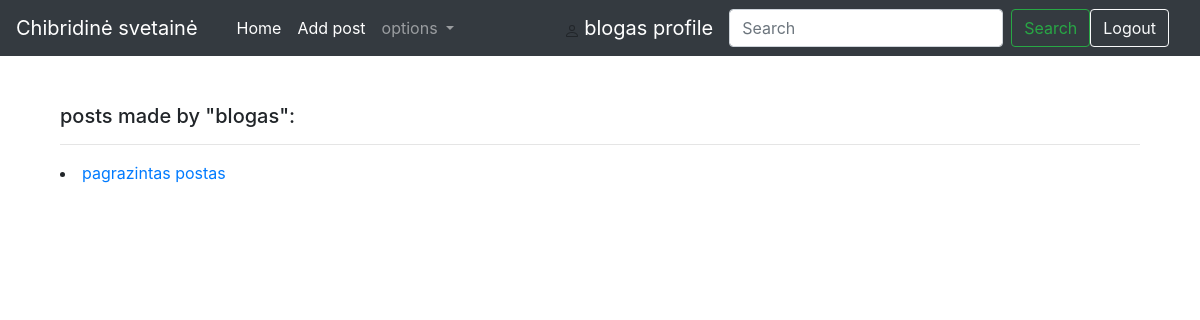
/authors/3 (signed in), run on an earlier commit of the app's database.
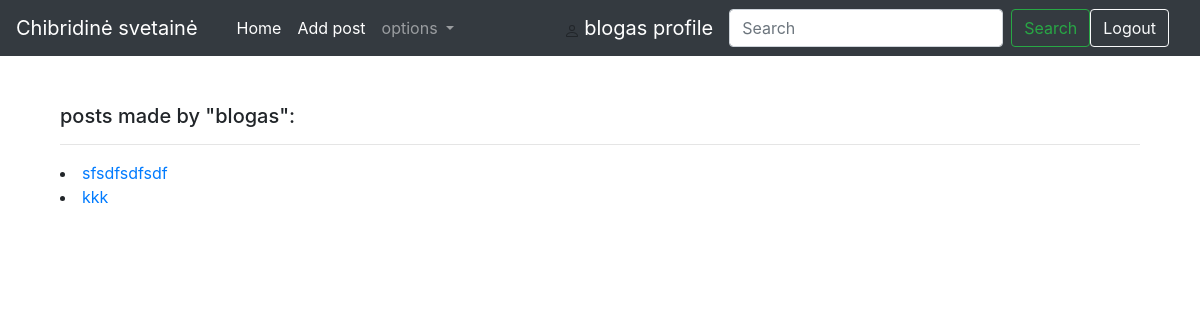
And on a later commit of the database.
### CCiongo/models.py (models this page shows, shortened)
class Puslapis(models.Model):
    title = models.CharField(max_length=200)
    author = models.ForeignKey(User, on_delete=models.SET_NULL, null=True, related_name='posts')
    tag = models.ManyToManyField(Tagg, related_name='posts')
    content = HTMLField(max_length=20000, null=True, blank=True)
    date_created = models.DateTimeField(auto_now_add=True ,null =True)

### CCiongo/views.py (the view)
# urls.py: path('authors/<int:author_id>', views.author, name = 'author'),
def author(request, author_id):
    single_author = get_object_or_404(User, id=author_id)
    return render(request, 'author.html',context= {'author': single_author})

### CCiongo/templates/author.html (shortened to what this page needs)
{% extends "base.html" %}
{% block content %}
<br>
    <div class="container author">
    <h5>posts made by "{{ author }}":</h5>
    <hr/>
    {% for post in author.posts.all %}
    <li><a href="{% url 'blog' post.pk %}">{{ post.title }}</a></li>
    {% endfor %}
    </div>
{% endblock %}

What changed in the data, as far as the page shows it:
removed Puslapis: title "pagrazintas postas"
added Puslapis: title "sfsdfsdfsdf"
added Puslapis: title "kkk"
